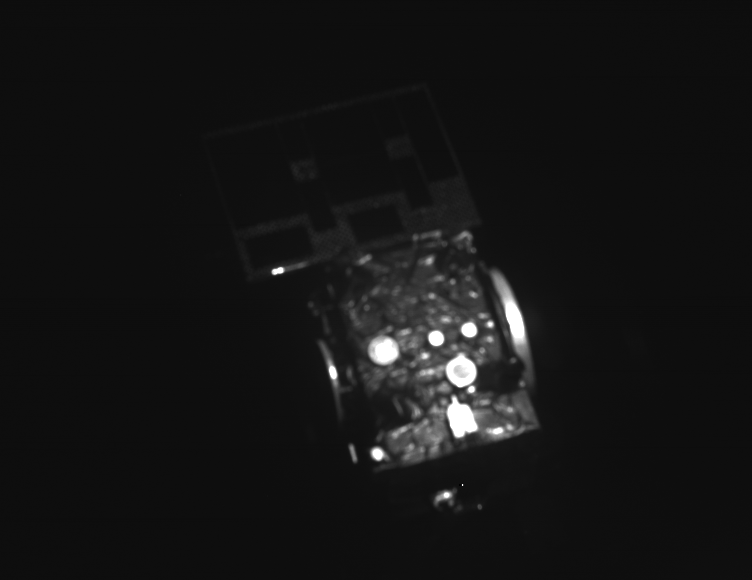
#> input picture python-version/test_images/setup 3/A231108_13561897.png, 752 x 580 px
$ python image.py
#> lines starting #> are read from the running program, lines starting #| are printed output that depends on the picture
import cv2 as cv

alpha = 1.0
beta = 0


def set_alpha(new_alpha):
    global alpha
    alpha = new_alpha
    on_trackbar_change()


def set_beta(new_beta):
    global beta
    beta = new_beta
    on_trackbar_change()


def on_trackbar_change():
    # change brightness
    im = cv.imread("A231108_13561897.png");
    im = cv.convertScaleAbs(im, alpha=alpha, beta=beta)

    # show image
    cv.imshow("Image", im)


# create trackbar
cv.namedWindow("Image", cv.WINDOW_NORMAL)
cv.createTrackbar("Brightness", "Image", 0, 400, lambda val: set_alpha(val / 100))
#> slider 'Brightness' is set to 100
cv.createTrackbar("Contrast", "Image", 0, 100, lambda val: set_beta(val))
#> slider 'Contrast' is set to 33

on_trackbar_change()
#> in on_trackbar_change, im is the input picture: shape (580, 752, 3); min 0, max 255, mean 20.7
cv.waitKey(0)
#> in on_trackbar_change (call 3), `im = cv.convertScaleAbs(im, alpha=alpha, beta=beta)`:
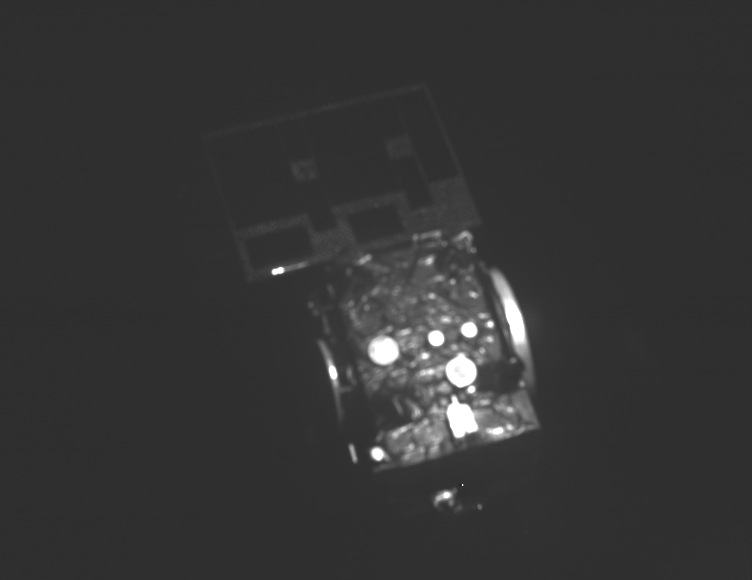
#> im: shape (580, 752, 3); min 33, max 255, mean 53.5
